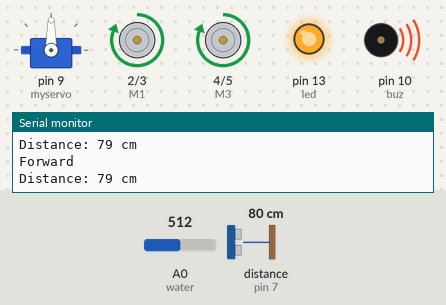
Bench run of a sketch on a simulated Arduino Uno, built with avr-gcc and run on an emulated ATmega328P. On the bench: servo, motor-driver pin pairs drawn as motors (green arrow = first pin HIGH = forward, orange = second pin HIGH = backward, longer = more drive), output pins drawn as LEDs (lit = HIGH), buzzer (waves = sounding, pin HIGH), the last lines printed to the serial monitor. Wiring (inferred from the names in the program): ultrasonic range finder: trigger pin 6; echo pin 7. The inputs (shaded band) are chosen by the test bench; at power-on: distance to the obstacle (sensor on pin 7) 80 cm, A0 (water) = 512. The echo pulse lasts 58.3 µs per cm; pins used as bus, display or sensor lines are not drawn.

Above: at 2.7 s.
2.8 s: distance to the obstacle (sensor on pin 7) set to 28 cm
5.9 s: distance to the obstacle (sensor on pin 7) set to 23 cm
At 10.0 s:
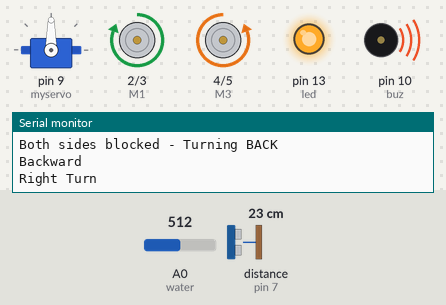
10.2 s: A0 (water) set to 365
13.7 s: A0 (water) set to 341
At 17.9 s:
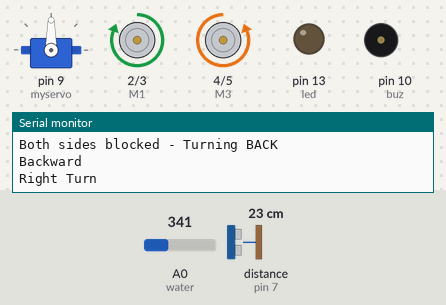
18.0 s: distance to the obstacle (sensor on pin 7) set to 60 cm
At 19.7 s:
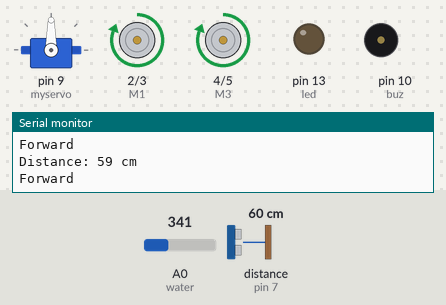
20.5 s: distance to the obstacle (sensor on pin 7) set to 2 cm
At 22.7 s:
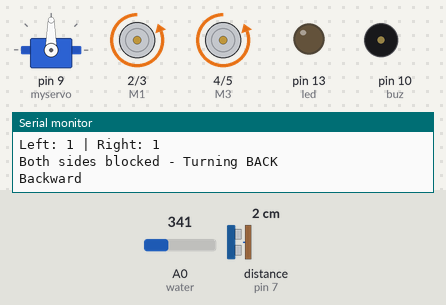
Timing chart, 0 to 25.8 s (numbered marks = the images above; inputs shaded):
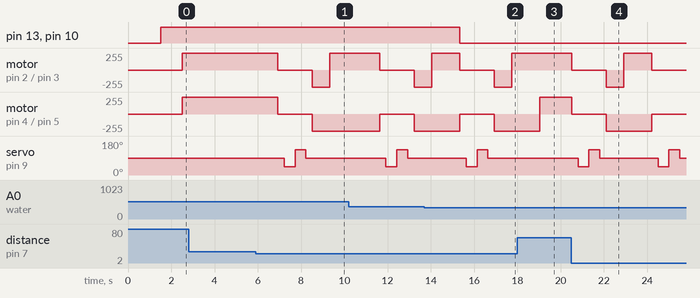

The sketch:

test5.ino
```cpp
#include <Servo.h>

#define Trig 6
#define Echo 7
#define M1 2   // Left motor forward
#define M2 3   // Left motor backward
#define M3 4   // Right motor forward
#define M4 5   // Right motor backward
#define water A0
#define buz 10
#define led 13


Servo myservo;

int distance = 100;         // Current front distance
int distanceLeft = 0;
int distanceRight = 0;
const int safeDistance = 25; // cm - adjust as needed

void setup() {
  myservo.attach(9);
  myservo.write(90);        // Center position

  pinMode(M1, OUTPUT);
  pinMode(M2, OUTPUT);
  pinMode(M3, OUTPUT);
  pinMode(M4, OUTPUT);
  pinMode(Trig, OUTPUT);
  pinMode(Echo, INPUT);
  pinMode(water, INPUT);
  pinMode(buz, OUTPUT);
  pinMode(led, OUTPUT);

  digitalWrite(buz,0);
  digitalWrite(led,0);

  Serial.begin(9600);
  Serial.println("Obstacle Avoiding Robot Started!");
  delay(1500);              // Give time to settle
}

void loop() {
  distance = getDistance(); // Check front
  int wat_r=analogRead(water);

  if(wat_r>=350){
    digitalWrite(buz,1);
    digitalWrite(led,1);
    delay(1000);
  }
  else{
    digitalWrite(buz,0);
    digitalWrite(led,0);
  }


  if (distance <= safeDistance && distance > 0) {
    stopMotors();
    Serial.println("Obstacle detected! Scanning...");

    delay(300);

    // Look left
    myservo.write(45);
    delay(500);
    distanceLeft = getDistance();

    // Look right
    myservo.write(135);
    delay(500);
    distanceRight = getDistance();

    // Back to center
    myservo.write(90);
    delay(300);

    Serial.print("Left: "); Serial.print(distanceLeft);
    Serial.print(" | Right: "); Serial.println(distanceRight);

    if (distanceLeft > distanceRight && distanceLeft > safeDistance) {
      Serial.println("Turning LEFT");
      turnLeft();
      delay(600);           // Adjust time for ~90° turn
    }
    else if (distanceRight > distanceLeft && distanceRight > safeDistance) {
      Serial.println("Turning RIGHT");
      turnRight();
      delay(600);
    }
    else {
      Serial.println("Both sides blocked - Turning BACK");
      backward();
      delay(800);
      turnRight();          // or turnLeft() - your choice
      delay(1200);
    }
  }
  else {
    // Path clear → go forward
    forward();
  }

  delay(100); // Small loop delay for stability
}

// ------------------ Your existing functions ------------------

long getDistance() {
  digitalWrite(Trig, LOW);
  delayMicroseconds(2);
  digitalWrite(Trig, HIGH);
  delayMicroseconds(10);
  digitalWrite(Trig, LOW);

  long duration = pulseIn(Echo, HIGH, 30000);
  if (duration == 0) return -1;

  long distance = duration * 0.0343 / 2;
  Serial.print("Distance: "); Serial.print(distance); Serial.println(" cm");
  return distance;
}

void forward() {
  digitalWrite(M1, HIGH); digitalWrite(M2, LOW);
  digitalWrite(M3, HIGH); digitalWrite(M4, LOW);
  Serial.println("Forward");
}

void backward() {
  digitalWrite(M1, LOW); digitalWrite(M2, HIGH);
  digitalWrite(M3, LOW); digitalWrite(M4, HIGH);
  Serial.println("Backward");
}

void turnLeft() {
  digitalWrite(M1, LOW);  digitalWrite(M2, HIGH);  // Left backward
  digitalWrite(M3, HIGH); digitalWrite(M4, LOW);   // Right forward
  Serial.println("Left Turn");
}

void turnRight() {
  digitalWrite(M1, HIGH); digitalWrite(M2, LOW);   // Left forward
  digitalWrite(M3, LOW);  digitalWrite(M4, HIGH);  // Right backward
  Serial.println("Right Turn");
}

void stopMotors() {
  digitalWrite(M1, LOW); digitalWrite(M2, LOW);
  digitalWrite(M3, LOW); digitalWrite(M4, LOW);
  Serial.println("Stopped");
}
```

Measured:
- the behaviour switches between 27 and 26 cm on distance to the obstacle (sensor on pin 7) (found by bisection; images 0 and 1)
- the behaviour switches between 350 and 349 on A0 (water) (found by bisection; images 1 and 2)
- after the input at 5.9 s, motor on pin 2 (M1) / pin 3 (M2): forward 255/255 → stopped after 1.0 s, → backward 255/255 1.6 s later, → forward 255/255 0.80 s later; motor on pin 4 (M3) / pin 5 (M4): forward 255/255 → stopped after 1.0 s, → backward 255/255 1.6 s later
- after the input at 13.7 s, pin 13 (led), pin 10 (buz): HIGH → LOW after 1.6 s
- after the input at 18.0 s, motor on pin 2 (M1) / pin 3 (M2): stays forward 255/255 (without the input it goes to stopped after 1.0 s); motor on pin 4 (M3) / pin 5 (M4): backward 255/255 → forward 255/255 after 1.0 s; servo on pin 9 (myservo): stays 90° (without the input it goes to 45° after 1.3 s)
- after the input at 20.5 s, motor on pin 2 (M1) / pin 3 (M2): forward 255/255 → stopped at once, → backward 255/255 1.6 s later, → forward 255/255 0.80 s later, → stopped 1.3 s later; motor on pin 4 (M3) / pin 5 (M4): forward 255/255 → stopped at once, → backward 255/255 1.6 s later, → stopped 2.1 s later
